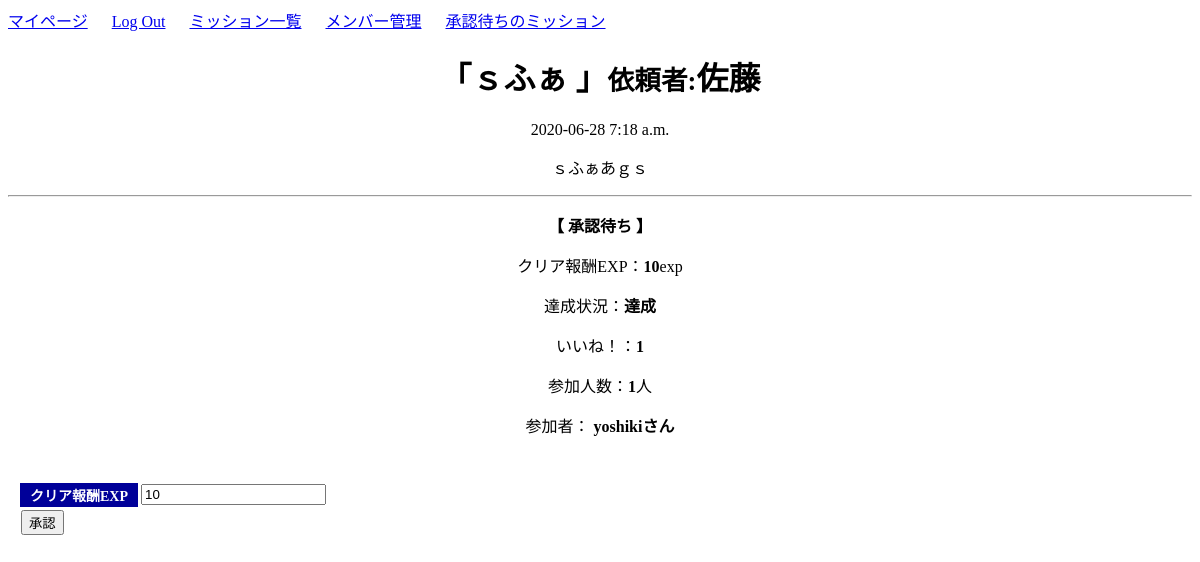
The page /mission/3/ (signed in) on the database as committed earlier.
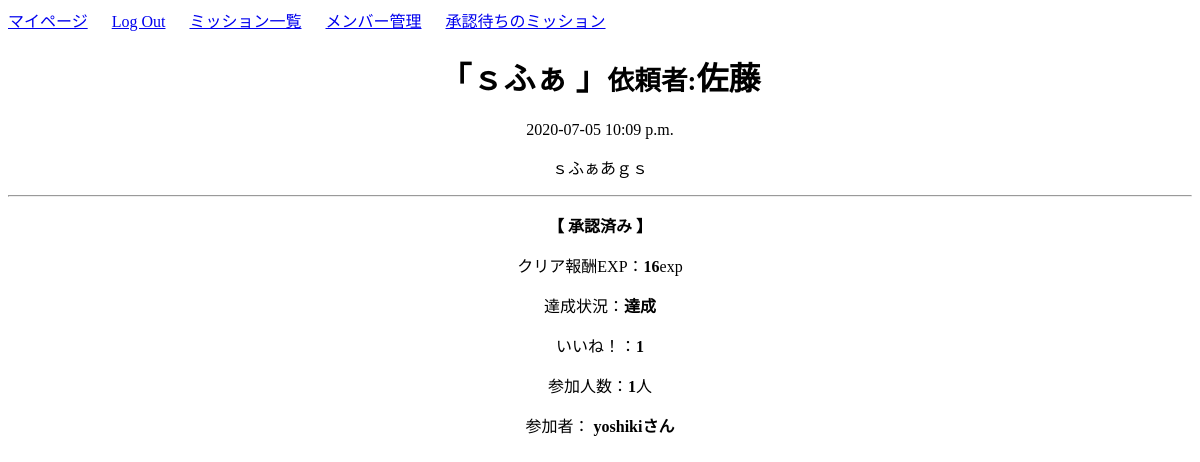
The same page on the database as committed later.
### mission/models.py (models this page shows, shortened)
class Mission(models.Model):
    author = models.ForeignKey(User, on_delete=models.CASCADE)
    title = models.CharField(max_length=100)
    content = models.TextField()
    date_posted = models.DateTimeField(default=timezone.now)
    mission_flg = models.IntegerField(choices=EXAMPLE_FLG, default=0)    # 達成状況(0:実践中 / 1:達成)
    cost_exp = models.IntegerField(default=3)                            # 作成時に消費されるポイント(使えていない)
    success_exp = models.IntegerField(default=10)                        # クリア報酬ポイント
    good_count = models.IntegerField(default=0)                          # いいね数
    participants = models.IntegerField(default=0)                        # 参加者数
    participants_list_text = models.CharField(max_length=200, default='')# 参加者リスト(文字列で保存)
    participants_list = models.ManyToManyField(Profile)                  # 参加者リスト(他対他)
    approval = models.IntegerField(choices=EXAMPLE_APPROVAL, default=0)  # 承認状況

### mission/views.py (the view)
# urls.py: path('mission/<int:pk>/',views.MissionDetailView.as_view(),name='mission-detail'),
class MissionDetailView(DetailView, ModelFormMixin):
    model = Mission
    template_name = 'mission/mission_detail.html'
    fields = ()
    def get_context_data(self, **kwargs):
        context = super(MissionDetailView, self).get_context_data(**kwargs)
        profile = Profile.objects.get(user=self.request.user)  # ログインユーザーのプロフィール
        context.update({
            'form': ApprovalForm(**self.get_form_kwargs()),
            'profile' : profile,
        })
        return context

### exp/forms.py
class ApprovalForm(forms.ModelForm):
    class Meta:
        model = Mission
        fields = [
            'success_exp',
        ]

### mission/templates/mission/mission_detail.html (shortened to what this page needs)
{% extends 'mission/base.html' %}
{% block body %}
<center>
    <h1>「{{ object.title }} 」<small>依頼者:</small><span>{{ object.author }}</span></h1>
    <p>{{ object.date_posted|date:'Y-m-d P' }}</p>
    <p> {{ object.content }}</p>
    <hr>
    <b><p>【 {{ object.get_approval_display }} 】</p></b>
    <p>クリア報酬EXP：<b>{{ object.success_exp}}</b>exp</p>
    <p>達成状況：<b>{{ object.get_mission_flg_display }}</b></p>
    <p>いいね！：<b>{{ object.good_count}}</b></p>
    <p>参加人数：<b>{{ object.participants }}</b>人</p>
    {% if object.participants > 0 %}
    <p>参加者：<b>
    {% for item in mission.participants_list.all %}
        {% if forloop.last %}
            {{ item.user }}さん
        {% else %}
            {{ item.user }}さん、
        {% endif %}
    {% endfor %}
        </b></p>
    {% endif %}
</center>
<br>
{% if profile.get_kubun_display == '経営者' or profile.get_kubun_display == '管理者' %}
{% if object.approval == 0 %}
    <table>
        <form action="{% url 'mission-approval' object.pk %}" method="POST">
            <tr><th>クリア報酬EXP</th><td>{{ form.success_exp }}</td></tr>
            <tr><td><input type="submit" value="承認"></td></tr>
        </form>
    </table>
{% endif %}
{% endif %}
{% endblock body %}

Rows that differ between the two databases and show on the page:
changed Mission "ｓふぁ": date_posted "2020-06-28 7:18 a.m." → "2020-07-05 10:09 p.m."; approval "承認待ち" → "承認済み"; success_exp "10" → "16"; success_exp "10" → (not shown)
Other text that changed with them:
form field value: "承認" → (not shown)
text no longer shown: "クリア報酬EXP"
